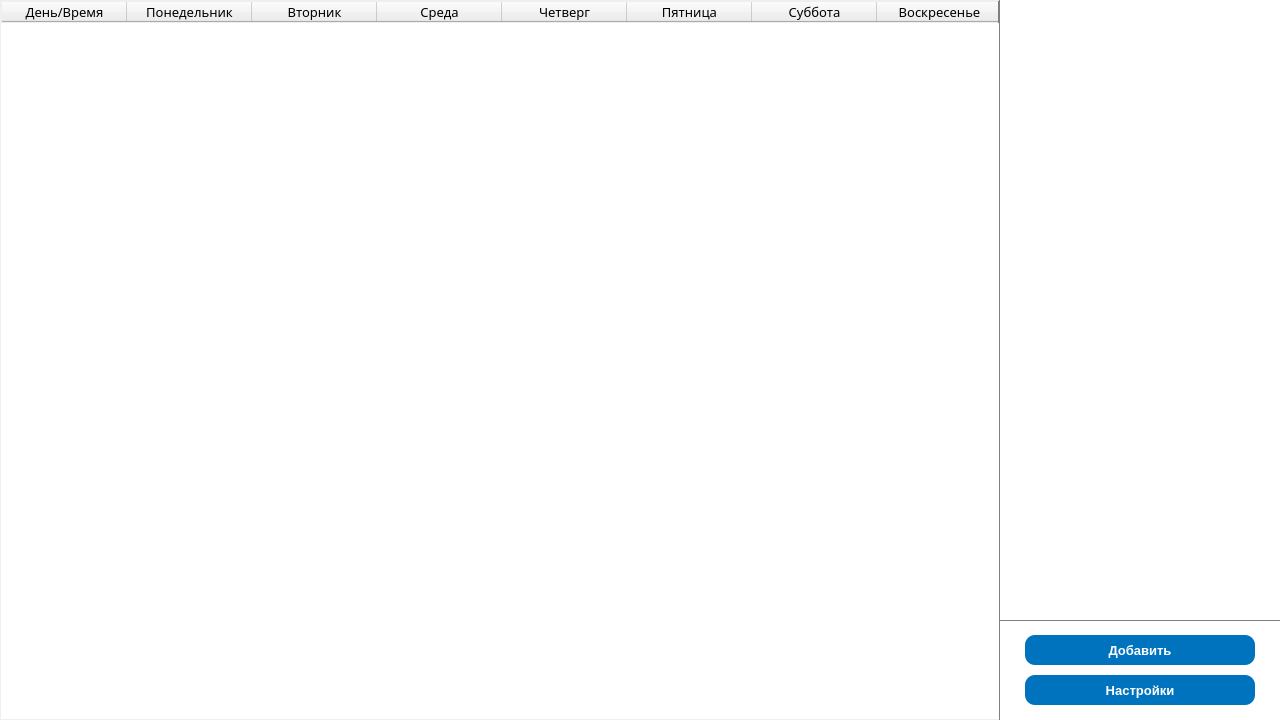
<?xml version="1.0" encoding="UTF-8"?>
<ui version="4.0">
 <class>MainWindow</class>
 <widget class="QMainWindow" name="MainWindow">
  <property name="enabled">
   <bool>true</bool>
  </property>
  <property name="geometry">
   <rect>
    <x>0</x>
    <y>0</y>
    <width>1280</width>
    <height>720</height>
   </rect>
  </property>
  <property name="windowTitle">
   <string>Reminder</string>
  </property>
  <widget class="QWidget" name="centralwidget">
   <widget class="QTableWidget" name="ScheduleWidget">
    <property name="geometry">
     <rect>
      <x>0</x>
      <y>0</y>
      <width>1000</width>
      <height>720</height>
     </rect>
    </property>
    <property name="font">
     <font>
      <family>Agu Display</family>
      <pointsize>10</pointsize>
      <bold>false</bold>
     </font>
    </property>
    <property name="styleSheet">
     <string notr="true">border-style: solid;
border-width: 1px;
border-color: none grey none none</string>
    </property>
    <property name="frameShape">
     <enum>QFrame::Shape::NoFrame</enum>
    </property>
    <property name="frameShadow">
     <enum>QFrame::Shadow::Plain</enum>
    </property>
    <property name="horizontalScrollBarPolicy">
     <enum>Qt::ScrollBarPolicy::ScrollBarAlwaysOff</enum>
    </property>
    <attribute name="horizontalHeaderDefaultSectionSize">
     <number>125</number>
    </attribute>
    <column>
     <property name="text">
      <string>День/Время</string>
     </property>
    </column>
    <column>
     <property name="text">
      <string>Понедельник</string>
     </property>
    </column>
    <column>
     <property name="text">
      <string>Вторник</string>
     </property>
    </column>
    <column>
     <property name="text">
      <string>Среда</string>
     </property>
    </column>
    <column>
     <property name="text">
      <string>Четверг</string>
     </property>
    </column>
    <column>
     <property name="text">
      <string>Пятница</string>
     </property>
    </column>
    <column>
     <property name="text">
      <string>Суббота</string>
     </property>
    </column>
    <column>
     <property name="text">
      <string>Воскресенье</string>
     </property>
    </column>
   </widget>
   <widget class="QGroupBox" name="InteractionBox">
    <property name="geometry">
     <rect>
      <x>1000</x>
      <y>0</y>
      <width>280</width>
      <height>720</height>
     </rect>
    </property>
    <property name="styleSheet">
     <string notr="true">background-color: rgb(255, 255, 255);
border: none;
padding: 1px
</string>
    </property>
    <property name="title">
     <string/>
    </property>
    <widget class="QScrollArea" name="scrollArea">
     <property name="geometry">
      <rect>
       <x>0</x>
       <y>0</y>
       <width>280</width>
       <height>700</height>
      </rect>
     </property>
     <property name="minimumSize">
      <size>
       <width>280</width>
       <height>620</height>
      </size>
     </property>
     <property name="styleSheet">
      <string notr="true">border-width: 0px;
border-style: hidden;
border-color: None None None grey;</string>
     </property>
     <property name="frameShadow">
      <enum>QFrame::Shadow::Plain</enum>
     </property>
     <property name="widgetResizable">
      <bool>true</bool>
     </property>
     <property name="alignment">
      <set>Qt::AlignmentFlag::AlignLeading|Qt::AlignmentFlag::AlignLeft|Qt::AlignmentFlag::AlignTop</set>
     </property>
     <widget class="QWidget" name="scrollAreaWidgetContents">
      <property name="geometry">
       <rect>
        <x>0</x>
        <y>0</y>
        <width>278</width>
        <height>698</height>
       </rect>
      </property>
      <widget class="QGroupBox" name="InfoBox">
       <property name="geometry">
        <rect>
         <x>0</x>
         <y>0</y>
         <width>280</width>
         <height>620</height>
        </rect>
       </property>
       <property name="title">
        <string/>
       </property>
      </widget>
     </widget>
    </widget>
    <widget class="Line" name="line">
     <property name="geometry">
      <rect>
       <x>0</x>
       <y>620</y>
       <width>280</width>
       <height>1</height>
      </rect>
     </property>
     <property name="minimumSize">
      <size>
       <width>280</width>
       <height>1</height>
      </size>
     </property>
     <property name="maximumSize">
      <size>
       <width>16777215</width>
       <height>1</height>
      </size>
     </property>
     <property name="styleSheet">
      <string notr="true">background-color: grey;</string>
     </property>
     <property name="orientation">
      <enum>Qt::Orientation::Horizontal</enum>
     </property>
    </widget>
    <widget class="QGroupBox" name="ButtonsBox">
     <property name="geometry">
      <rect>
       <x>0</x>
       <y>620</y>
       <width>280</width>
       <height>100</height>
      </rect>
     </property>
     <property name="minimumSize">
      <size>
       <width>280</width>
       <height>100</height>
      </size>
     </property>
     <property name="title">
      <string/>
     </property>
     <property name="alignment">
      <set>Qt::AlignmentFlag::AlignBottom|Qt::AlignmentFlag::AlignLeading|Qt::AlignmentFlag::AlignLeft</set>
     </property>
     <widget class="QPushButton" name="pushButton_2">
      <property name="geometry">
       <rect>
        <x>25</x>
        <y>55</y>
        <width>230</width>
        <height>30</height>
       </rect>
      </property>
      <property name="font">
       <font>
        <pointsize>10</pointsize>
        <italic>false</italic>
        <bold>true</bold>
       </font>
      </property>
      <property name="styleSheet">
       <string notr="true">border-radius: 10px;
padding: 5px;
background-color: rgb(0, 115, 191);
color: rgb(255, 255, 255);
font: bold;
</string>
      </property>
      <property name="text">
       <string>Настройки</string>
      </property>
     </widget>
     <widget class="QPushButton" name="pushButton_3">
      <property name="geometry">
       <rect>
        <x>25</x>
        <y>15</y>
        <width>230</width>
        <height>30</height>
       </rect>
      </property>
      <property name="font">
       <font>
        <pointsize>10</pointsize>
        <italic>false</italic>
        <bold>true</bold>
       </font>
      </property>
      <property name="styleSheet">
       <string notr="true">border-radius: 10px;
padding: 5px;
background-color: rgb(0, 115, 191);
color: rgb(255, 255, 255);
font: bold;
</string>
      </property>
      <property name="text">
       <string>Добавить</string>
      </property>
     </widget>
    </widget>
    <zorder>scrollArea</zorder>
    <zorder>ButtonsBox</zorder>
    <zorder>line</zorder>
   </widget>
   <zorder>InteractionBox</zorder>
   <zorder>ScheduleWidget</zorder>
  </widget>
 </widget>
 <resources/>
 <connections/>
</ui>
